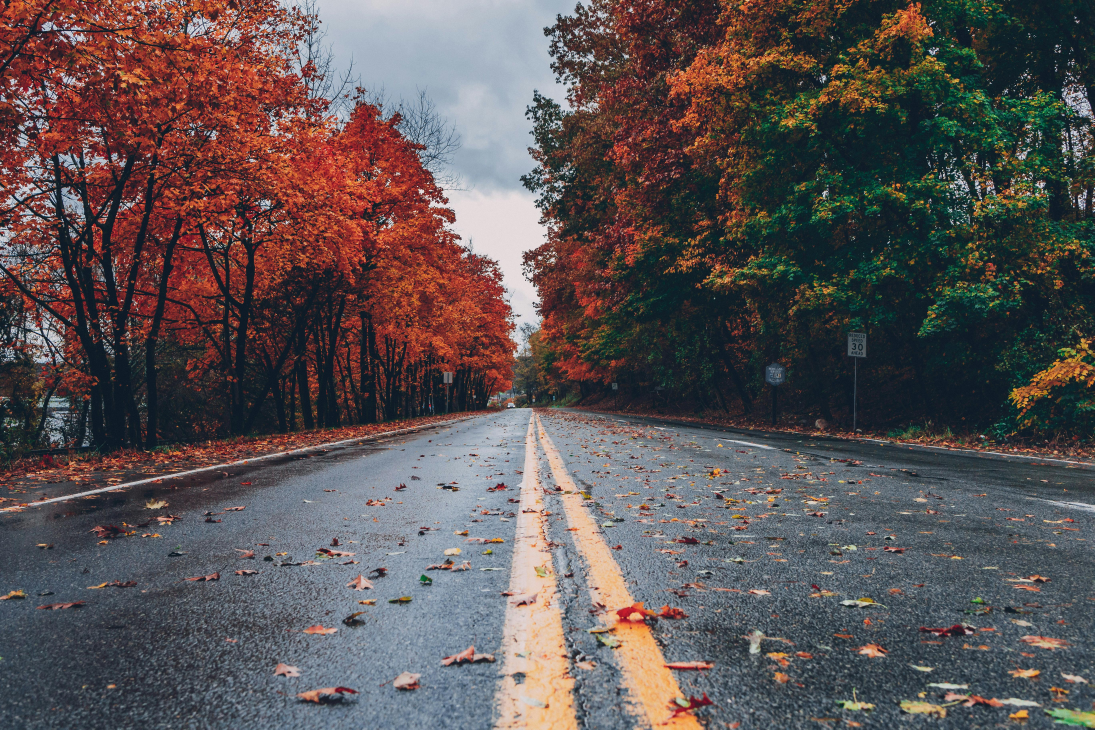
#> input picture 20250609/sample.jpg, 5472 x 3648 px (shown at 1/5 size)
$ python kmeans_image_segmentation.py
#> lines starting #> are read from the running program, lines starting #| are printed output that depends on the picture
import cv2
from sklearn.cluster import KMeans
import numpy as np

def segment_image_with_kmeans(image_path, n_clusters, user_colors):
#> called with image_path = 'sample.jpg', n_clusters = 3
    image = cv2.imread(image_path)
#> image is the input picture: shape (3648, 5472, 3); mean B, G, R 83.7, 83, 91.6
    image = cv2.resize(image, (320,240))
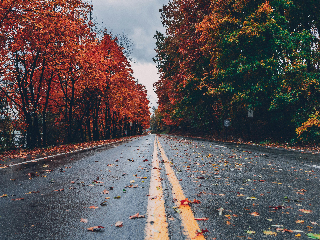
#> image: shape (240, 320, 3); mean B, G, R 83.6, 82.9, 91.4
    image_rgb = cv2.cvtColor(image, cv2.COLOR_BGR2RGB)

    h, w, c = image_rgb.shape
#> h = 240; w = 320; c = 3

    pixels = image_rgb.reshape(-1, 3) #2차원을 1차원으로 합침

    kmeans = KMeans(n_clusters=n_clusters)
    kmeans.fit(pixels)
    labels = kmeans.labels_ #0, 1, 2
    user_colors_np = np.array(user_colors, dtype=np.uint8)
    segmented_pixels = user_colors_np[labels]
    segmented_image = segmented_pixels.reshape(h, w, c)

    cv2.imwrite('seg.jpg', segmented_image)
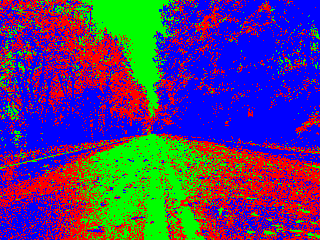
#> saved as seg.jpg: shape (240, 320, 3); mean B, G, R 119.6, 55.1, 80.3

    return segmented_image


user_defined_colors = [(255,0,0), (0,255,0), (0,0,255)]
segmented_img = segment_image_with_kmeans("sample.jpg", n_clusters=3, user_colors=user_defined_colors)
